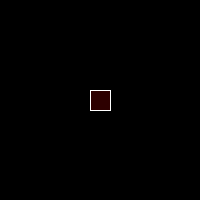
Frame 1 (no input)
Frame 60 (the mouse pressed at the canvas centre just before this capture): identical to frame 1, image omitted
Frame 120 (the mouse held since frame 60 and released just before this capture): blank canvas, image omitted

The Processing sketch that drew this single still picture (run headless with seeded random() and noise(); from frame 60 on, the mouse is pressed at the canvas centre):

// Processing sketch: processing_97192
// ── processing_97192.pde

void setup(){
  size(200,200);
  background (0);
}
void draw(){
  fill(mouseX, 40,150 );
  ellipse(mouseX, mouseY, mouseY, mouseX);
  fill( 45, mouseY,mouseY);
  rect(mouseX, mouseY, mouseY, mouseX);
  stroke(255);
 rect (90,90,20,20);
 {
 stroke(0);
 
if
(mouseX >=90 && mouseY <=110 && mouseX <= 110 && mouseY>=90)
background (0);
}
}
